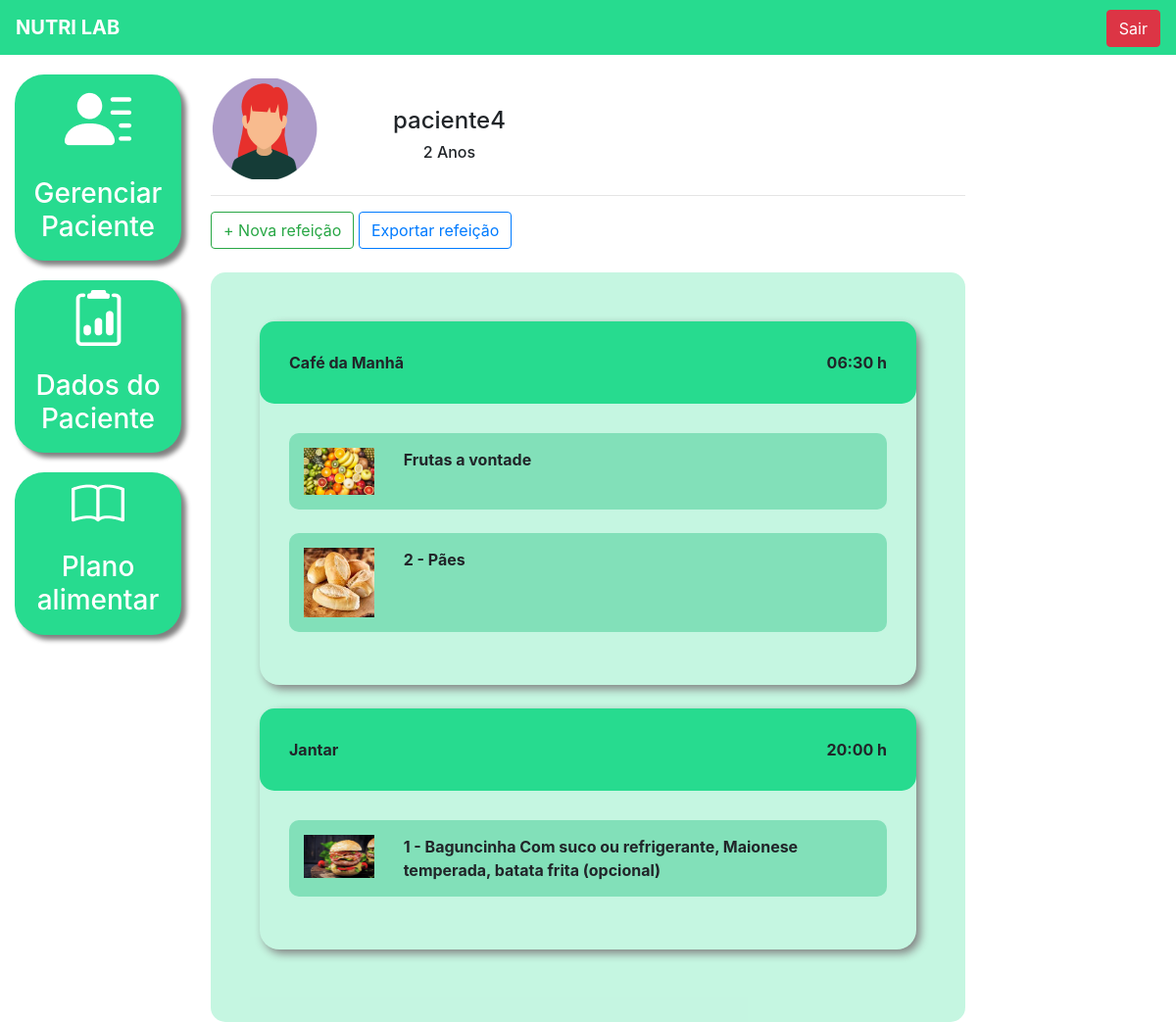
Before: /food_plan/1/ (signed in) with the older database file.
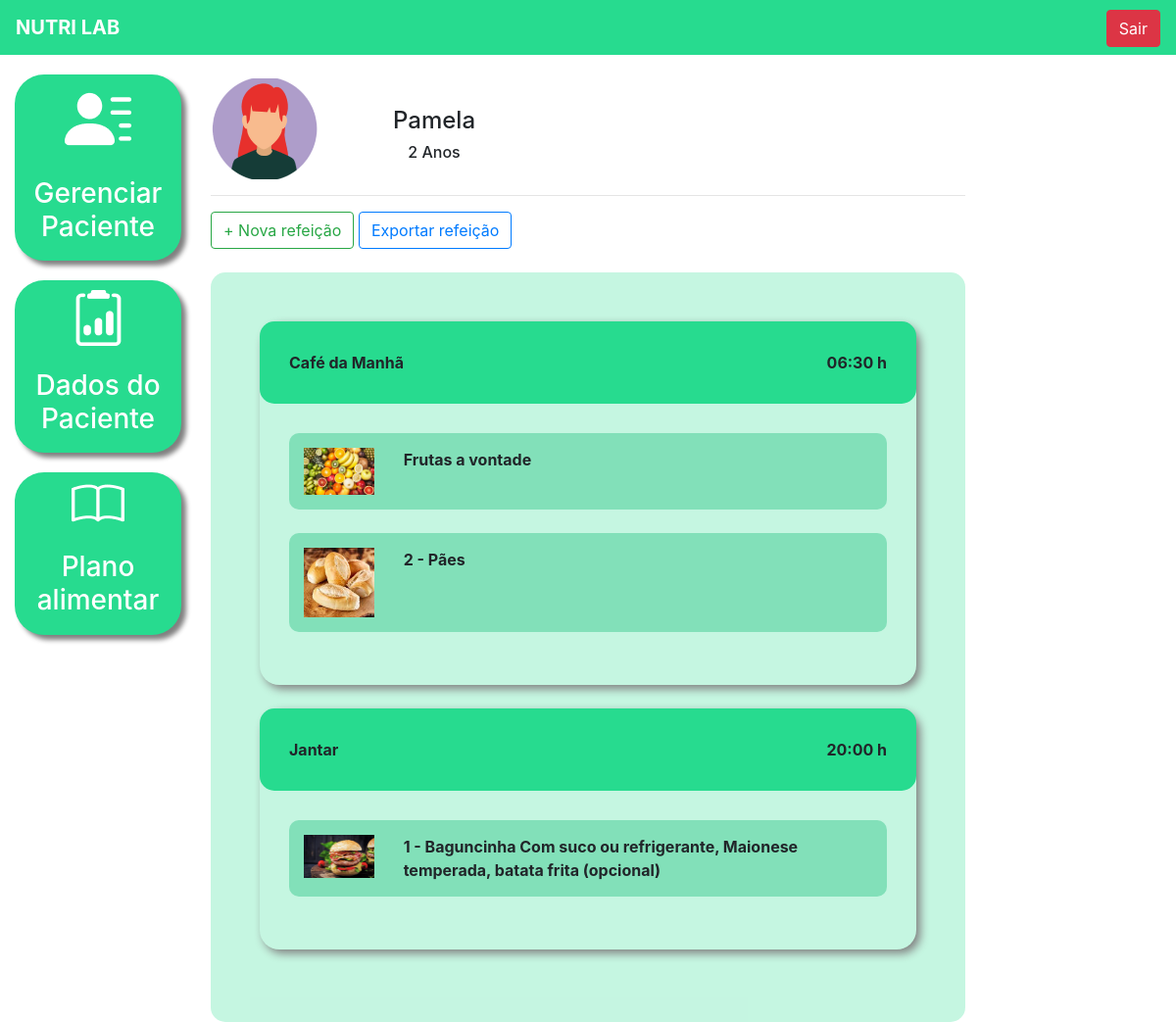
After: the same page with the newer database file.
### main/models.py (models this page shows, shortened)
class Pacientes(models.Model):
    choices_sexo = (('F', 'Feminino'),
                    ('M', 'Maculino'))
    nome = models.CharField(max_length=50)
    sexo = models.CharField(max_length=1, choices=choices_sexo)
    idade = models.IntegerField()
    email = models.EmailField()
    telefone = models.CharField(max_length=19)
    nutri = models.ForeignKey(User, on_delete=models.CASCADE)

### main/views.py (the view)
# urls.py: path('food_plan/', views.food_plan_list, name="food_plan_list"),
def food_plan(request, id):
    paciente = get_object_or_404(Pacientes, id=id)
    if not paciente.nutri == request.user:
        messages.add_message(request, constants.ERROR, 'Esse paciente não é seu')
        return redirect('/food_plan/')
    if request.method == "GET":
        r1 = Refeicao.objects.filter(paciente=paciente).order_by('horario')
        opcao = Opcao.objects.all()
        return render(request, 'food_plan.html', {'paciente': paciente,'refeicao':r1,'opcao':opcao})

### main/templates/food_plan.html (shortened to what this page needs)
{% extends 'base_main.html' %}
{% load static %}
{% block 'main' %}
    <br>
    <div class="row">
        <div class="col-md-3">
                {% if paciente.sexo == "M"%}
                    <img src="{% static 'main/img/perfil2.png' %}">
                {% else %}
                    <img src="{% static 'main/img/perfil1.png' %}">
                {% endif %}
        </div>
        <div class="col-md-3-d-flex justify-content-center dados descricao">
            <h4><br>{{paciente.nome}}</h4>
            <h6>{{paciente.idade}} Anos</h6>
        </div>
    </div>
    <hr>
    <button type="button" class="btn btn-outline-success" data-toggle="modal" data-target="#modal">
        + Nova refeição
    </button>
    <button type="button" class="btn btn-outline-primary">
        Exportar refeição
    </button>
    <br>
    <br>
    <div class="fundo-alimentar">
        {% for re in refeicao %}
        <div class="refeicao">
            <div class="head-refeicao">
                <span>{{re.titulo}}</span>
                <span style="float: right;">{{re.horario}} h</span>
            </div>
            <div class="body-refeicao">
            {% for o1 in opcao %}
                {% if o1.refeicao == re %}
                <div class="opcao">
                    <div class="row">
                        <div class="col-md-2">
                            <img width="100%" src="{{o1.imagem.url}}">
                        </div>
                        <div class="col-md-10">
                            {{o1.descricao}}
                        </div>
                    </div>
                </div>
                <br>
                {% endif %}
            {% endfor %}
            </div>
        </div>
        <br>
        {% endfor %}
    </div>
{% endblock%}

Changed rows visible on the page:
changed Pacientes: nome "paciente4" → "Pamela"
